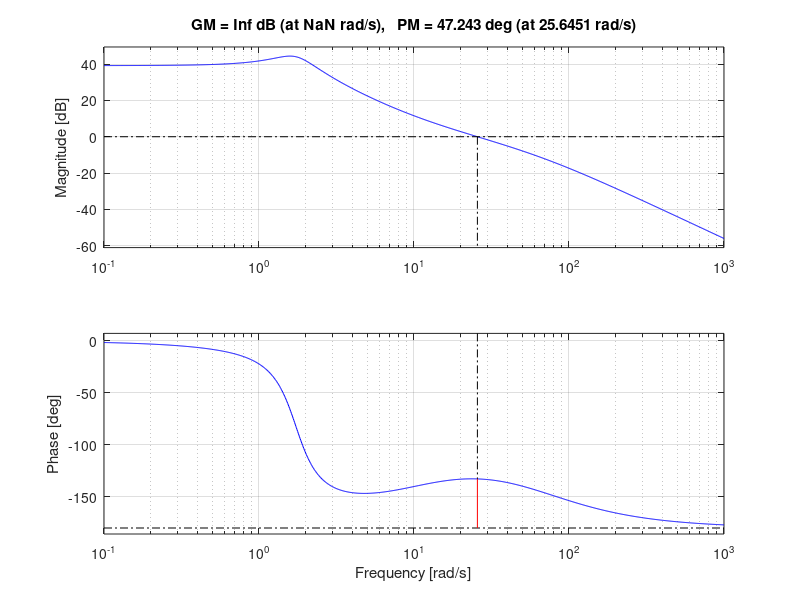
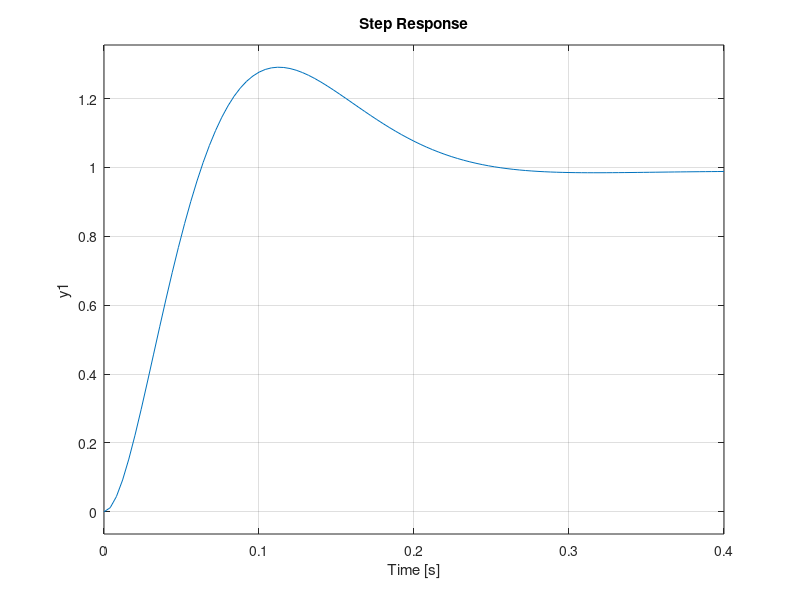

MATLAB code to generate these figures, in order:
clear; close all
s=tf('s');
Gp=27.2/(s^2+s+3);%escribimos la Ft de la planta
T=0.0161;
alfa=5.8284;
Gc=10*(alfa*T*s+1)/(T*s+1);%obtenemos el compensador
margin(Gc*Gp)%analizamos el MF
figure
step(feedback(Gp*Gc,1,-1));%vemos su respuesta ante escalon